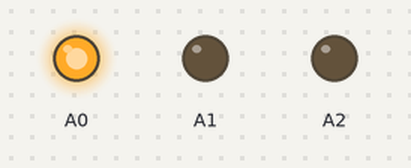
This sketch was run on a simulated Arduino Uno, built with avr-gcc and run on an emulated ATmega328P. On the bench: output pins drawn as LEDs (lit = HIGH).

Above: at 0.5 s.
At 1.5 s:
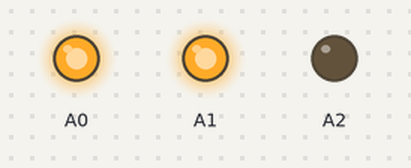
At 2.5 s:
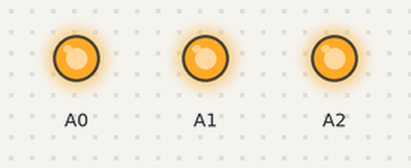
At 3.5 s:
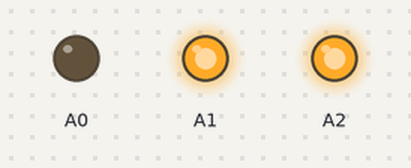
At 4.5 s:
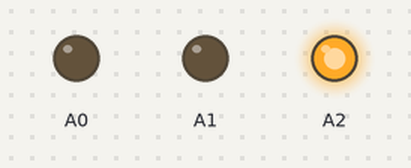
At 5.5 s:
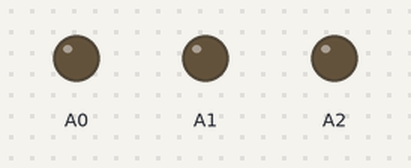
Timing chart, 0 to 7.8 s (numbered marks = the images above):
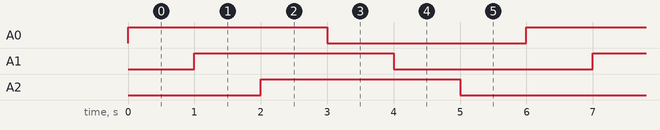

Measured:
- by itself, A0–2: alternates HIGH for 3.0 s and LOW for 3.0 s
- by itself, everything shown: repeats every 6.0 s, in 6 steps

The sketch:

sketch_apr21_LaserAnalogOutput.ino
```cpp
void setup() {
  // initialize digital pin A0, A1 an A2 as an OUTPUT.
  pinMode(A0, OUTPUT);pinMode(A1, OUTPUT);pinMode(A2, OUTPUT);
}

void loop() {
  // laser will turn on and off each 3 sec.
   digitalWrite(A0, HIGH);
   delay(1000);
   digitalWrite(A1, HIGH);
   delay(1000);
   digitalWrite(A2, HIGH);
   delay(1000);
   digitalWrite(A0, LOW);
   delay(1000);
   digitalWrite(A1, LOW);
   delay(1000);
   digitalWrite(A2, LOW);
   delay(1000);
}
```
